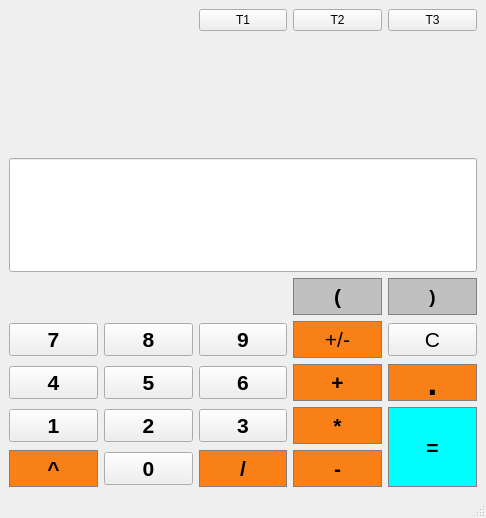
<?xml version="1.0" encoding="UTF-8"?>
<ui version="4.0">
 <class>calculators</class>
 <widget class="QMainWindow" name="calculators">
  <property name="geometry">
   <rect>
    <x>0</x>
    <y>0</y>
    <width>486</width>
    <height>518</height>
   </rect>
  </property>
  <property name="windowTitle">
   <string>calculators</string>
  </property>
  <property name="styleSheet">
   <string notr="true"/>
  </property>
  <widget class="QWidget" name="centralwidget">
   <layout class="QGridLayout" name="gridLayout">
    <item row="7" column="4">
     <widget class="QPushButton" name="Clear">
      <property name="font">
       <font>
        <pointsize>16</pointsize>
       </font>
      </property>
      <property name="text">
       <string>C</string>
      </property>
     </widget>
    </item>
    <item row="10" column="1">
     <widget class="QPushButton" name="Button0">
      <property name="font">
       <font>
        <pointsize>16</pointsize>
        <italic>false</italic>
        <bold>true</bold>
       </font>
      </property>
      <property name="text">
       <string>0</string>
      </property>
     </widget>
    </item>
    <item row="7" column="3">
     <widget class="QPushButton" name="change_sign">
      <property name="font">
       <font>
        <pointsize>16</pointsize>
       </font>
      </property>
      <property name="styleSheet">
       <string notr="true">QPushButton {
	background-color: #C0C0C0;
	border: 1px solid gray;
	padding: 5px;
}
QPushButton {
	background-color: #F88017;
	border: 1px solid gray;
	Padding:5px
}</string>
      </property>
      <property name="text">
       <string>+/-</string>
      </property>
     </widget>
    </item>
    <item row="10" column="3">
     <widget class="QPushButton" name="Subtraction">
      <property name="font">
       <font>
        <pointsize>16</pointsize>
        <italic>false</italic>
        <bold>true</bold>
       </font>
      </property>
      <property name="styleSheet">
       <string notr="true">QPushButton {
	background-color: #C0C0C0;
	border: 1px solid gray;
	padding: 5px;
}
QPushButton {
	background-color: #F88017;
	border: 1px solid gray;
	Padding:5px
}</string>
      </property>
      <property name="text">
       <string>-</string>
      </property>
     </widget>
    </item>
    <item row="0" column="4">
     <widget class="QPushButton" name="Theme3">
      <property name="sizePolicy">
       <sizepolicy hsizetype="Preferred" vsizetype="Minimum">
        <horstretch>0</horstretch>
        <verstretch>0</verstretch>
       </sizepolicy>
      </property>
      <property name="text">
       <string>T3</string>
      </property>
     </widget>
    </item>
    <item row="9" column="4" rowspan="2">
     <widget class="QPushButton" name="Equal">
      <property name="sizePolicy">
       <sizepolicy hsizetype="Preferred" vsizetype="Preferred">
        <horstretch>0</horstretch>
        <verstretch>0</verstretch>
       </sizepolicy>
      </property>
      <property name="font">
       <font>
        <pointsize>16</pointsize>
        <italic>false</italic>
        <bold>true</bold>
       </font>
      </property>
      <property name="styleSheet">
       <string notr="true">QPushButton {
	background-color: #C0C0C0;
	border: 1px solid gray;
	padding: 5px;
}
QPushButton {
	background-color: #00FFFF;
	border: 1px solid gray;
	padding: 5px;
}</string>
      </property>
      <property name="text">
       <string>=</string>
      </property>
     </widget>
    </item>
    <item row="8" column="1">
     <widget class="QPushButton" name="Button5">
      <property name="font">
       <font>
        <pointsize>16</pointsize>
        <italic>false</italic>
        <bold>true</bold>
       </font>
      </property>
      <property name="text">
       <string>5</string>
      </property>
     </widget>
    </item>
    <item row="9" column="1">
     <widget class="QPushButton" name="Button2">
      <property name="font">
       <font>
        <pointsize>16</pointsize>
        <italic>false</italic>
        <bold>true</bold>
       </font>
      </property>
      <property name="text">
       <string>2</string>
      </property>
     </widget>
    </item>
    <item row="0" column="3">
     <widget class="QPushButton" name="Theme2">
      <property name="sizePolicy">
       <sizepolicy hsizetype="Minimum" vsizetype="Preferred">
        <horstretch>0</horstretch>
        <verstretch>0</verstretch>
       </sizepolicy>
      </property>
      <property name="text">
       <string>T2</string>
      </property>
     </widget>
    </item>
    <item row="4" column="3">
     <widget class="QPushButton" name="openbracket">
      <property name="font">
       <font>
        <pointsize>16</pointsize>
        <italic>false</italic>
        <bold>true</bold>
       </font>
      </property>
      <property name="styleSheet">
       <string notr="true">QPushButton {
	background-color: #C0C0C0;
	border: 1px solid gray;
	padding: 5px;
}
QPushButton {
	background-color: #C0C0C0;
	border: 1px solid gray;
	Padding:5px
}</string>
      </property>
      <property name="text">
       <string>(</string>
      </property>
     </widget>
    </item>
    <item row="7" column="0">
     <widget class="QPushButton" name="Button7">
      <property name="font">
       <font>
        <pointsize>16</pointsize>
        <italic>false</italic>
        <bold>true</bold>
       </font>
      </property>
      <property name="text">
       <string>7</string>
      </property>
     </widget>
    </item>
    <item row="9" column="2">
     <widget class="QPushButton" name="Button3">
      <property name="font">
       <font>
        <pointsize>16</pointsize>
        <italic>false</italic>
        <bold>true</bold>
       </font>
      </property>
      <property name="text">
       <string>3</string>
      </property>
     </widget>
    </item>
    <item row="4" column="4">
     <widget class="QPushButton" name="closebracket">
      <property name="sizePolicy">
       <sizepolicy hsizetype="Minimum" vsizetype="Minimum">
        <horstretch>0</horstretch>
        <verstretch>0</verstretch>
       </sizepolicy>
      </property>
      <property name="font">
       <font>
        <pointsize>14</pointsize>
        <bold>true</bold>
       </font>
      </property>
      <property name="styleSheet">
       <string notr="true">QPushButton {
	background-color: #C0C0C0;
	border: 1px solid gray;
	padding: 5px;
}
QPushButton {
	background-color:#C0C0C0;
	border: 1px solid gray;
	Padding:5px
}</string>
      </property>
      <property name="text">
       <string>)</string>
      </property>
     </widget>
    </item>
    <item row="10" column="0">
     <widget class="QPushButton" name="Exponent">
      <property name="font">
       <font>
        <pointsize>16</pointsize>
        <italic>false</italic>
        <bold>true</bold>
       </font>
      </property>
      <property name="styleSheet">
       <string notr="true">QPushButton {
	background-color: #C0C0C0;
	border: 1px solid gray;
	padding: 5px;
}
QPushButton {
	background-color: #F88017;
	border: 1px solid gray;
	Padding:5px
}</string>
      </property>
      <property name="text">
       <string>^</string>
      </property>
     </widget>
    </item>
    <item row="9" column="0">
     <widget class="QPushButton" name="Button1">
      <property name="font">
       <font>
        <pointsize>16</pointsize>
        <italic>false</italic>
        <bold>true</bold>
       </font>
      </property>
      <property name="text">
       <string>1</string>
      </property>
     </widget>
    </item>
    <item row="9" column="3">
     <widget class="QPushButton" name="Multiply">
      <property name="font">
       <font>
        <pointsize>16</pointsize>
        <italic>false</italic>
        <bold>true</bold>
       </font>
      </property>
      <property name="styleSheet">
       <string notr="true">QPushButton {
	background-color: #C0C0C0;
	border: 1px solid gray;
	padding: 5px;
}
QPushButton {
	background-color: #F88017;
	border: 1px solid gray;
	Padding:5px
}</string>
      </property>
      <property name="text">
       <string>*</string>
      </property>
     </widget>
    </item>
    <item row="8" column="2">
     <widget class="QPushButton" name="Button6">
      <property name="font">
       <font>
        <pointsize>16</pointsize>
        <italic>false</italic>
        <bold>true</bold>
       </font>
      </property>
      <property name="text">
       <string>6</string>
      </property>
     </widget>
    </item>
    <item row="0" column="2">
     <widget class="QPushButton" name="Theme1">
      <property name="text">
       <string>T1</string>
      </property>
     </widget>
    </item>
    <item row="2" column="0" colspan="2">
     <widget class="QLabel" name="subDisplay">
      <property name="sizePolicy">
       <sizepolicy hsizetype="Minimum" vsizetype="Minimum">
        <horstretch>0</horstretch>
        <verstretch>0</verstretch>
       </sizepolicy>
      </property>
      <property name="font">
       <font>
        <pointsize>16</pointsize>
       </font>
      </property>
      <property name="styleSheet">
       <string notr="true">QPushButton {
	background-color: red;
	border: 1px solid gray;
	padding: 5px;
}
QPushButton {
	background-color: green;
	border: 1px solid gray;
	Padding:5px
}</string>
      </property>
      <property name="text">
       <string/>
      </property>
     </widget>
    </item>
    <item row="8" column="4">
     <widget class="QPushButton" name="decimal">
      <property name="sizePolicy">
       <sizepolicy hsizetype="Minimum" vsizetype="Ignored">
        <horstretch>0</horstretch>
        <verstretch>0</verstretch>
       </sizepolicy>
      </property>
      <property name="font">
       <font>
        <pointsize>26</pointsize>
        <bold>true</bold>
       </font>
      </property>
      <property name="styleSheet">
       <string notr="true">QPushButton {
	background-color: #C0C0C0;
	border: 1px solid gray;
	padding: 5px;
}
QPushButton {
	background-color: #F88017;
	border: 1px solid gray;
	Padding:5px
}</string>
      </property>
      <property name="text">
       <string>.</string>
      </property>
     </widget>
    </item>
    <item row="8" column="0">
     <widget class="QPushButton" name="Button4">
      <property name="font">
       <font>
        <pointsize>16</pointsize>
        <italic>false</italic>
        <bold>true</bold>
       </font>
      </property>
      <property name="text">
       <string>4</string>
      </property>
     </widget>
    </item>
    <item row="7" column="1">
     <widget class="QPushButton" name="Button8">
      <property name="font">
       <font>
        <pointsize>16</pointsize>
        <italic>false</italic>
        <bold>true</bold>
       </font>
      </property>
      <property name="text">
       <string>8</string>
      </property>
     </widget>
    </item>
    <item row="7" column="2">
     <widget class="QPushButton" name="Button9">
      <property name="font">
       <font>
        <pointsize>16</pointsize>
        <italic>false</italic>
        <bold>true</bold>
       </font>
      </property>
      <property name="text">
       <string>9</string>
      </property>
     </widget>
    </item>
    <item row="8" column="3">
     <widget class="QPushButton" name="Addition">
      <property name="font">
       <font>
        <pointsize>16</pointsize>
        <italic>false</italic>
        <bold>true</bold>
       </font>
      </property>
      <property name="styleSheet">
       <string notr="true">QPushButton {
	background-color: #C0C0C0;
	border: 1px solid gray;
	padding: 5px;
}
QPushButton {
	background-color: #F88017;
	border: 1px solid gray;
	Padding:5px
}</string>
      </property>
      <property name="text">
       <string>+</string>
      </property>
     </widget>
    </item>
    <item row="10" column="2">
     <widget class="QPushButton" name="Division">
      <property name="font">
       <font>
        <pointsize>16</pointsize>
        <italic>false</italic>
        <bold>true</bold>
       </font>
      </property>
      <property name="styleSheet">
       <string notr="true">QPushButton {
	background-color: #C0C0C0;
	border: 1px solid gray;
	padding: 5px;
}
QPushButton {
	background-color: #F88017;
	border: 1px solid gray;
	Padding:5px
}</string>
      </property>
      <property name="text">
       <string>/</string>
      </property>
     </widget>
    </item>
    <item row="3" column="0" colspan="5">
     <widget class="QLineEdit" name="mainDisplay">
      <property name="sizePolicy">
       <sizepolicy hsizetype="Preferred" vsizetype="Minimum">
        <horstretch>0</horstretch>
        <verstretch>0</verstretch>
       </sizepolicy>
      </property>
      <property name="font">
       <font>
        <pointsize>20</pointsize>
        <bold>true</bold>
       </font>
      </property>
      <property name="styleSheet">
       <string notr="true">QPushButton {
	background-color: #C0C0C0;
	border: 1px solid gray;
	padding: 5px;
}
QPushButton {
	background-color: #D891EF;
	border: 1px solid gray;
	Padding:5px
}</string>
      </property>
      <property name="text">
       <string/>
      </property>
      <property name="alignment">
       <set>Qt::AlignRight|Qt::AlignTrailing|Qt::AlignVCenter</set>
      </property>
     </widget>
    </item>
   </layout>
  </widget>
  <widget class="QMenuBar" name="menubar">
   <property name="geometry">
    <rect>
     <x>0</x>
     <y>0</y>
     <width>486</width>
     <height>22</height>
    </rect>
   </property>
  </widget>
  <widget class="QStatusBar" name="statusbar"/>
 </widget>
 <resources/>
 <connections>
  <connection>
   <sender>Clear</sender>
   <signal>clicked()</signal>
   <receiver>subDisplay</receiver>
   <slot>clear()</slot>
   <hints>
    <hint type="sourcelabel">
     <x>408</x>
     <y>325</y>
    </hint>
    <hint type="destinationlabel">
     <x>141</x>
     <y>102</y>
    </hint>
   </hints>
  </connection>
  <connection>
   <sender>Clear</sender>
   <signal>pressed()</signal>
   <receiver>mainDisplay</receiver>
   <slot>clear()</slot>
   <hints>
    <hint type="sourcelabel">
     <x>452</x>
     <y>333</y>
    </hint>
    <hint type="destinationlabel">
     <x>440</x>
     <y>211</y>
    </hint>
   </hints>
  </connection>
 </connections>
</ui>
